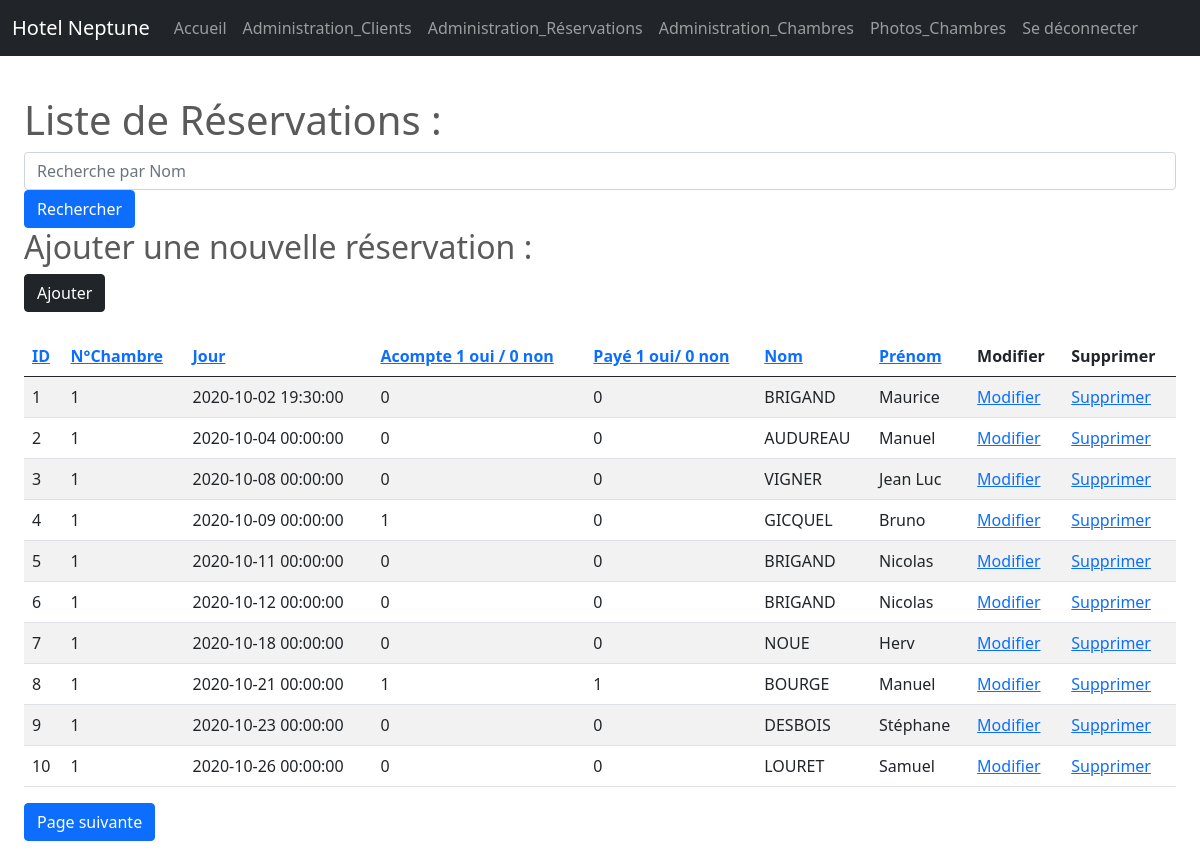
/Admin/Administrationres.php, run on the app's committed database.
### tables this page shows
CREATE TABLE IF NOT EXISTS `planning` (
  `id_res` int NOT NULL AUTO_INCREMENT,
  `chambre_id` int NOT NULL,
  `jour` datetime NOT NULL,
  `acompte` int NOT NULL DEFAULT '0',
  `paye` int NOT NULL DEFAULT '0',
  `client_id` int NOT NULL,
  PRIMARY KEY (`chambre_id`,`jour`,`client_id`),
  KEY `client_id` (`client_id`),
  KEY `2` (`id_res`)
);

CREATE TABLE IF NOT EXISTS `clients` (
  `id` int NOT NULL AUTO_INCREMENT,
  `civilite` varchar(20) NOT NULL,
  `nom` varchar(100) NOT NULL,
  `prenom` varchar(70) NOT NULL,
  `adresse` varchar(200) DEFAULT NULL,
  `codePostal` varchar(10) DEFAULT NULL,
  `ville` varchar(200) DEFAULT NULL,
  `pays_id` int DEFAULT NULL,
  `email` varchar(100) DEFAULT NULL,
  `pass` varchar(100) DEFAULT NULL,
  PRIMARY KEY (`id`),
  KEY `pays_id` (`pays_id`)
);

### Admin/Administrationres.php (the view, shortened to what this page needs)
<?php require 'headeradmin.php'; ?>
<?php
function withParam(array $data, string $param, $value): string {
    return http_build_query(array_merge($data, [$param => $value]));
  }
function withParams(array $data, array $params): string {
    return http_build_query(array_merge($data, $params));
    }
function sortir(string $sortKey, string $label, array $data): string{
    $sort = $data['sort'] ?? null;
    $direction = $data['dir'] ?? null;
    $icon = "";
    $url = withParams($data, ['sort' => $sortKey, 'dir' => $direction === 'asc' && $sort === $sortKey ? 'desc' : 'asc']);
    return <<<HTML
    <a href="?$url">$label $icon</a>
HTML;
}
$query = "SELECT id_res, chambre_id, jour, acompte, paye, nom, prenom  FROM clients, planning WHERE id = client_id";
$queryCount = "SELECT COUNT(id_res) as total FROM planning";
$params = [];
$page = (int)($_GET['p'] ?? 1);
$offset = ($page-1) * PER_PAGE;
$query .= " LIMIT " . PER_PAGE . " OFFSET $offset";
$statement = $bdd->prepare($query);
$statement->execute($params);
$planning = $statement->fetchAll();
$statement = $bdd->prepare($queryCount);
$statement->execute($params);
$total = (int)$statement->fetch()['total'];
$pages = ceil($total / PER_PAGE);
?>
<!DOCTYPE html>
<html lang="en">
<head>
</head>
<body class="p-4">
<br><br><br>
    <h1>Liste de Réservations :</h1>
    <form action="" class="mb-4">
        <div class="form-group">
            <input type="text" class="form-control" name="q" placeholder="Recherche par Nom">
        </div>
        <button class="btn btn-primary">Rechercher</button>
        <h2>Ajouter une nouvelle réservation :</h2>
        <a href="AjoutRes.php" class="btn btn-dark">Ajouter</a>
    </form>
    <table class="table table-striped">
        <thead>
            <tr>
                <th scope="col"><?= sortir('id_res', 'ID', $_GET)?></th>
                <th scope="col"><?= sortir('chambre_id', 'N°Chambre', $_GET)?></th>
                <th scope="col"><?= sortir('jour', 'Jour', $_GET)?></th>
                <th scope="col"><?= sortir('acompte', 'Acompte 1 oui / 0 non', $_GET)?></th>
                <th scope="col"><?= sortir('paye', 'Payé 1 oui/ 0 non', $_GET)?></th>
                <th scope="col"><?= sortir('nom', 'Nom', $_GET)?></th>
                <th scope="col"><?= sortir('prenom', 'Prénom', $_GET)?></th>
                <th scope="col">Modifier</th>
                <th scope="col">Supprimer</th>
            </tr>
        </thead>
        <tbody>
        <?php foreach($planning as $p): ?>
            <tr>
                <td><?= $p['id_res']?></td>
                <td><?= $p['chambre_id']?></td>
                <td><?= $p['jour']?></td>
                <td><?= $p['acompte']?></td>
                <td><?= $p['paye']?></td>
                <td><?= $p['nom']?></td>
                <td><?= $p['prenom']?></td>
                <td><a href="modifres.php?id_res=<?= $p['id_res'] ?>">Modifier</a></td>
                <td><a href="Administrationres.php?type=membre&supprime=<?= $p['id_res'] ?>">Supprimer</a></td>
            </tr>
            <?php endforeach ?>
        </tbody>
    </table>
    <?php if ($pages > 1 && $page < $pages):?>
        <a href="?<?= withParam($_GET, "p", $page + 1) ?>" class="btn btn-primary">Page suivante</a>
    <?php endif ?>
</body>
</html

### Admin/carousel.css (style rules this page uses)
body { padding-top: 3rem; padding-bottom: 3rem; color: #5a5a5a; }

### data on the page
planning: id_res "1", chambre "1", jour "2020-10-02 19:30:00", acompte "0", paye "0", client.nom "BRIGAND", client.prenom "Maurice"
planning: id_res "2", chambre "1", jour "2020-10-04 00:00:00", acompte "0", paye "0", client.nom "AUDUREAU", client.prenom "Manuel"
planning: id_res "3", chambre "1", jour "2020-10-08 00:00:00", acompte "0", paye "0", client.nom "VIGNER", client.prenom "Jean Luc"
planning: id_res "4", chambre "1", jour "2020-10-09 00:00:00", acompte "1", paye "0", client.nom "GICQUEL", client.prenom "Bruno"
planning: id_res "5", chambre "1", jour "2020-10-11 00:00:00", acompte "0", paye "0", client.nom "BRIGAND", client.prenom "Nicolas"
planning: id_res "6", chambre "1", jour "2020-10-12 00:00:00", acompte "0", paye "0", client.nom "BRIGAND", client.prenom "Nicolas"
planning: id_res "7", chambre "1", jour "2020-10-18 00:00:00", acompte "0", paye "0", client.nom "NOUE", client.prenom "Herv"
planning: id_res "8", chambre "1", jour "2020-10-21 00:00:00", acompte "1", paye "1", client.nom "BOURGE", client.prenom "Manuel"
planning: id_res "9", chambre "1", jour "2020-10-23 00:00:00", acompte "0", paye "0", client.nom "DESBOIS", client.prenom "Stéphane"
planning: id_res "10", chambre "1", jour "2020-10-26 00:00:00", acompte "0", paye "0", client.nom "LOURET", client.prenom "Samuel"

### other printed values
$label "ID N°Chambre Jour Acompte 1 oui / 0 non Payé 1 oui/ 0 non Nom Prénom"
